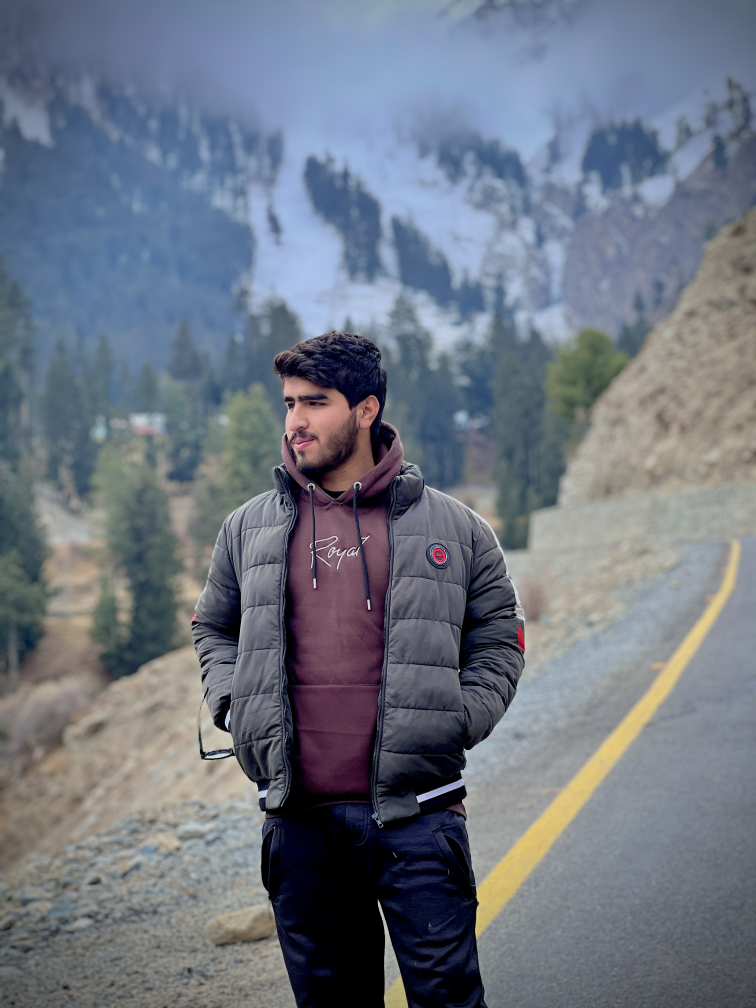
#> input picture Readimages/IMG_0886.JPG, 3024 x 4032 px, found by its file name (shown at 1/4 size)
$ python Imread_Func.py
#> lines starting #> are read from the running program, lines starting #| are printed output that depends on the picture
import cv2
import numpy as np


img0 = cv2.imread(r"D:\Computervision\Readimages\IMG_0886.JPG",cv2.IMREAD_COLOR) #load the olor image
#> img0 is the input picture: shape (4032, 3024, 3); mean B, G, R 129.9, 117.5, 110.6
img1 = cv2.imread(r"D:\Computervision\Readimages\IMG_0886.JPG",cv2.IMREAD_GRAYSCALE)  #the image will show black
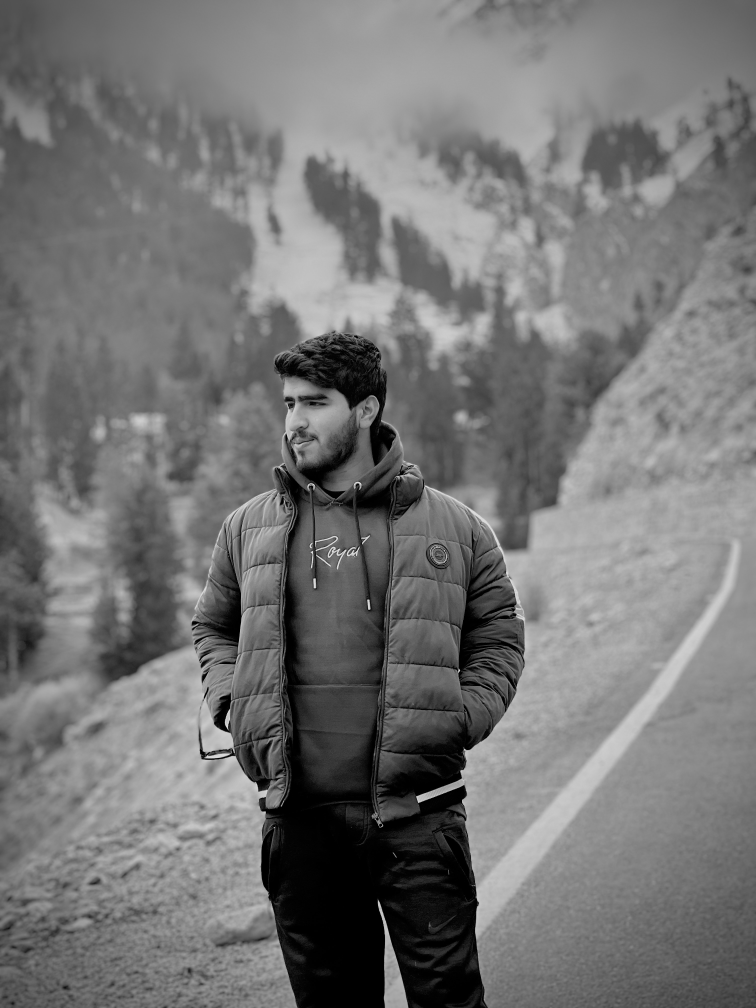
#> img1: shape (4032, 3024) (shown at 1/4 size); min 0, max 230, mean 116.9
caps = cv2.imread(r"D:\Computervision\Readimages\IMG_0886.JPG",cv2.IMREAD_UNCHANGED)  #the image will show black
gray = cv2.imread("grayscale.png",cv2.IMREAD_GRAYSCALE)
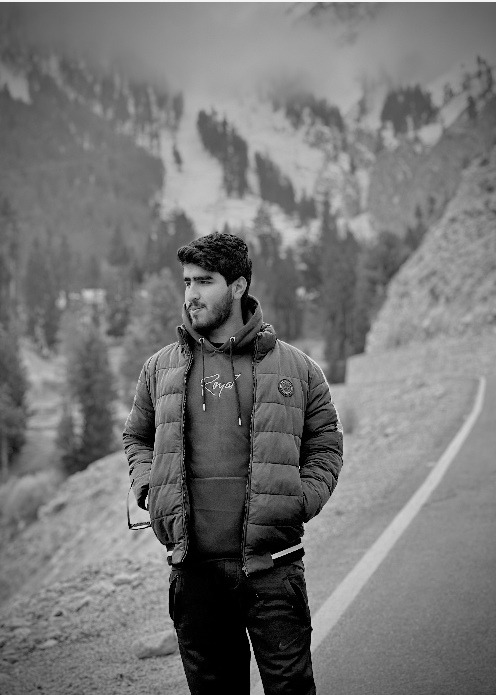
#> input picture Readimages/grayscale.png, 496 x 695 px
#> gray is the input picture: shape (695, 496); min 0, max 243, mean 117.7


h =np.hstack((img0,img0))
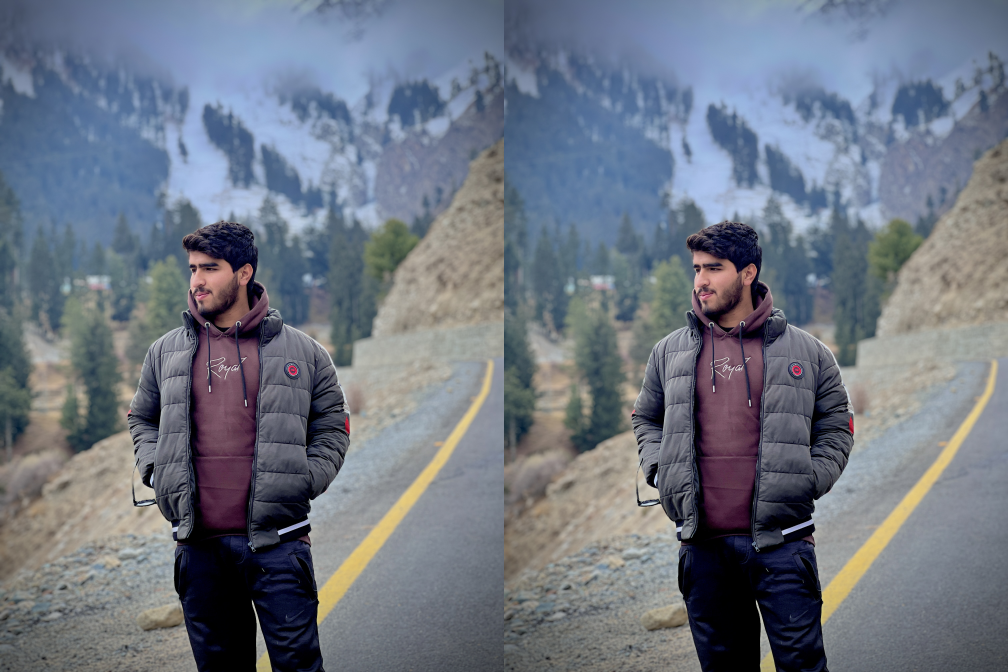
#> h: shape (4032, 6048, 3) (shown at 1/6 size); mean B, G, R 129.9, 117.5, 110.6

cap = cv2.resize(h,(500,700))
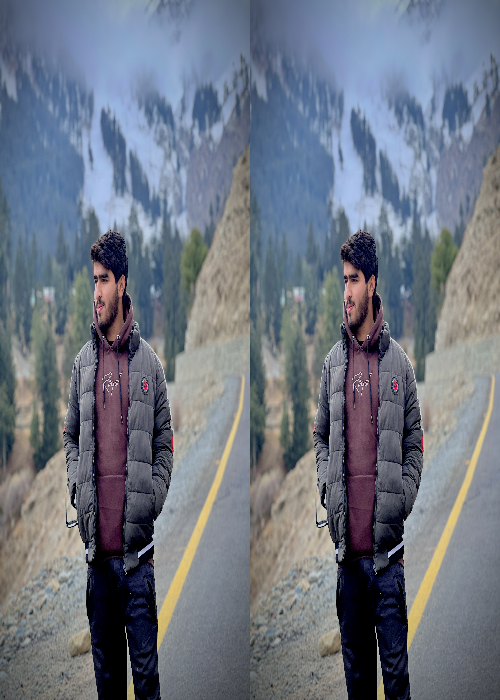
#> cap: shape (700, 500, 3); mean B, G, R 129.8, 117.5, 110.5
cv2.imshow("All Read Functions",cap)
cv2.waitKey(0)
cv2.destroyAllWindows(0)
